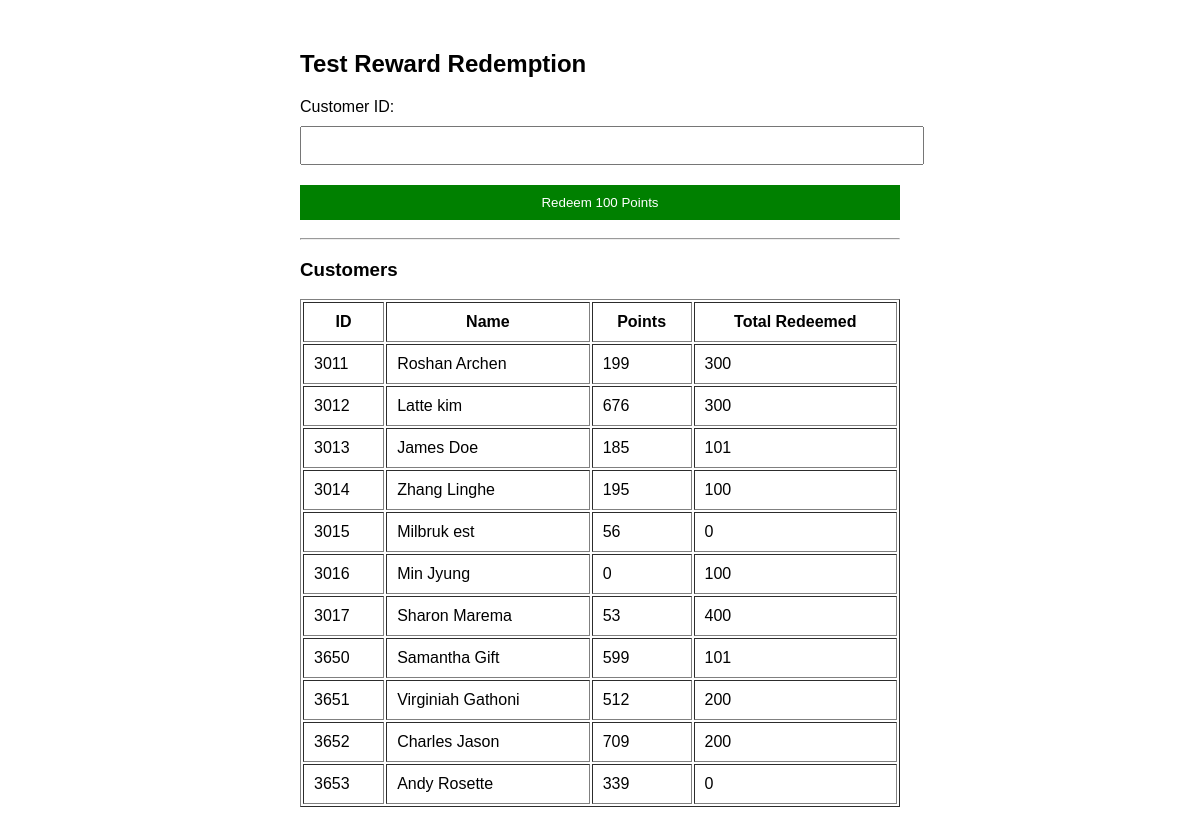
/redemption.php, run on the app's committed database.
### tables this page shows
CREATE TABLE `customers` (
  `id` int(11) NOT NULL,
  `fullname` varchar(100) DEFAULT NULL,
  `phone` varchar(20) DEFAULT NULL,
  `points` int(11) DEFAULT 0,
  `vehicle` varchar(50) DEFAULT NULL,
  `plate` varchar(20) DEFAULT NULL,
  `password` varchar(255) NOT NULL,
  `total_redeemed` int(11) NOT NULL DEFAULT 0
);

### redemption.php (the view, shortened to what this page needs)
<?php
include 'db.php';
?>
<!DOCTYPE html>
<html>
<head>
</head>
<body>
<h2>Test Reward Redemption</h2>
<form method="POST">
    <label>Customer ID:</label>
    <input type="number" name="customer_id" required>
    <button type="submit">
        Redeem 100 Points
    </button>
</form>
<hr>
<h3>Customers</h3>
<table border="1" width="100%" cellpadding="10">
<tr>
    <th>ID</th>
    <th>Name</th>
    <th>Points</th>
    <th>Total Redeemed</th>
</tr>
<?php
$result = mysqli_query($conn,
    "SELECT id, fullname, points, total_redeemed
     FROM customers");
while($row = mysqli_fetch_assoc($result)){
?>
<tr>
    <td><?= $row['id'] ?></td>
    <td><?= $row['fullname'] ?></td>
    <td><?= $row['points'] ?></td>
    <td><?= $row['total_redeemed'] ?></td>
</tr>
<?php } ?>
</table>
</body>
</html>

### redemption.php (style rules this page uses)
body { font-family: Arial; width: 50%; margin: 50px auto; }
input, button { padding:10px; margin:10px 0; width:100%; }
button { background:green; color:white; border:none; cursor:pointer; }

### data on the page
customers: id "3011", fullname "Roshan Archen", points "199", total_redeemed "300"
customers: id "3012", fullname "Latte kim", points "676", total_redeemed "300"
customers: id "3013", fullname "James Doe", points "185", total_redeemed "101"
customers: id "3014", fullname "Zhang Linghe", points "195", total_redeemed "100"
customers: id "3015", fullname "Milbruk est", points "56", total_redeemed "0"
customers: id "3016", fullname "Min Jyung", points "0", total_redeemed "100"
customers: id "3017", fullname "Sharon Marema", points "53", total_redeemed "400"
customers: id "3650", fullname "Samantha Gift", points "599", total_redeemed "101"
customers: id "3651", fullname "Virginiah Gathoni", points "512", total_redeemed "200"
customers: id "3652", fullname "Charles Jason", points "709", total_redeemed "200"
customers: id "3653", fullname "Andy Rosette", points "339", total_redeemed "0"
